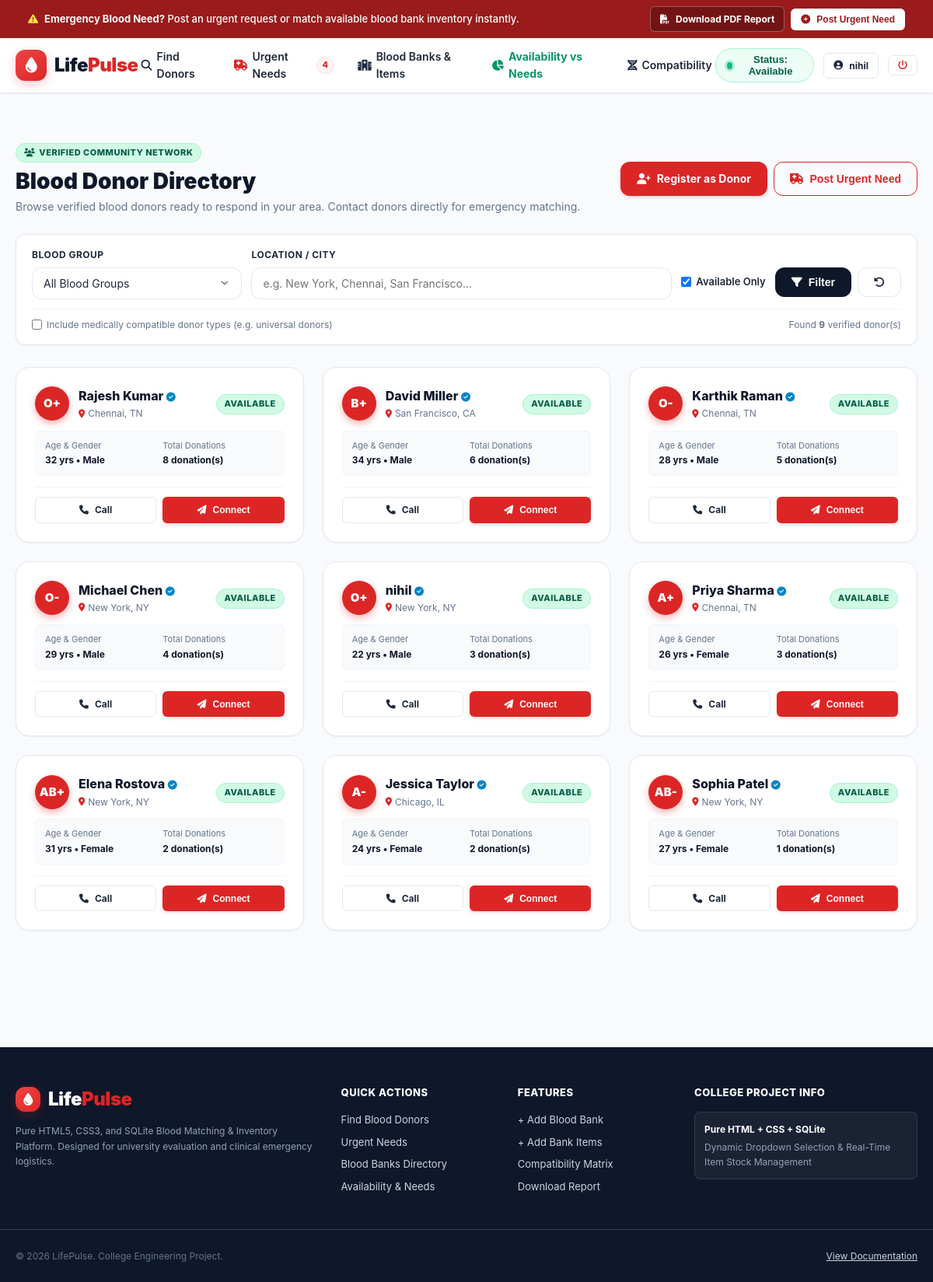
Page /donors (signed in) on the committed database.
### tables this page shows
CREATE TABLE users (
        id INTEGER PRIMARY KEY AUTOINCREMENT,
        name TEXT NOT NULL,
        email TEXT UNIQUE NOT NULL,
        password_hash TEXT NOT NULL,
        role TEXT DEFAULT 'donor',
        blood_group TEXT,
        phone TEXT,
        city TEXT,
        state TEXT,
        weight_kg REAL DEFAULT 65.0,
        last_donation_date TEXT,
        is_available INTEGER DEFAULT 1,
        created_at TIMESTAMP DEFAULT CURRENT_TIMESTAMP
    );

CREATE TABLE donors (
        id INTEGER PRIMARY KEY AUTOINCREMENT,
        user_id INTEGER,
        name TEXT NOT NULL,
        blood_group TEXT NOT NULL,
        age INTEGER,
        gender TEXT,
        phone TEXT NOT NULL,
        email TEXT,
        city TEXT NOT NULL,
        state TEXT,
        zip_code TEXT,
        last_donation_date TEXT,
        is_available INTEGER DEFAULT 1,
        is_verified INTEGER DEFAULT 1,
        donations_count INTEGER DEFAULT 1,
        created_at TIMESTAMP DEFAULT CURRENT_TIMESTAMP,
        FOREIGN KEY (user_id) REFERENCES users(id)
    );

### app.py (the view, shortened to what this page needs)
@app.route('/donors')
def donors_page():
    blood_group = request.args.get('blood_group', '').strip()
    location = request.args.get('location', '').strip()
    available_only = request.args.get('available_only', '1') == '1'
    compatible_mode = request.args.get('compatible', 'false') == 'true'
    conn = get_db_connection()
    query = "SELECT * FROM donors WHERE 1=1"
    params = []
    if available_only:
        query += " AND is_available = 1"
    if location:
        query += " AND (city LIKE ? OR state LIKE ? OR zip_code LIKE ?)"
        loc_pattern = f"%{location}%"
        params.extend([loc_pattern, loc_pattern, loc_pattern])
    query += " ORDER BY is_available DESC, donations_count DESC"
    donors = conn.execute(query, params).fetchall()
    conn.close()
    return render_template(
        'donors.html',
        donors=donors,
        selected_group=blood_group,
        search_location=location,
        available_only=available_only,
        compatible_mode=compatible_mode
    )

### templates/donors.html (shortened to what this page needs)
{% extends "base.html" %}
{% block content %}
<div class="container" style="padding-top: 30px; padding-bottom: 50px;">
    <div class="page-header">
        <div>
            <div class="badge badge-success" style="margin-bottom: 8px;">
                <i class="fa-solid fa-users"></i> Verified Community Network
            </div>
            <h1 class="page-title">Blood Donor Directory</h1>
            <p class="page-subtitle">
                Browse verified blood donors ready to respond in your area. Contact donors directly for emergency matching.
            </p>
        </div>
        <div class="flex gap-2">
            <a href="{{ url_for('register_donor') }}" class="btn btn-primary">
                <i class="fa-solid fa-user-plus"></i> Register as Donor
            </a>
            <button onclick="openModal('urgentNeedModal')" class="btn btn-outline-primary">
                <i class="fa-solid fa-truck-medical"></i> Post Urgent Need
            </button>
        </div>
    </div>
    <div class="filter-bar">
        <form action="{{ url_for('donors_page') }}" method="GET">
            <div class="flex items-center gap-3" style="flex-wrap: wrap; margin-bottom: 12px;">
                <div style="flex: 1; min-width: 160px;">
                    <label class="form-label">Blood Group</label>
                    <select name="blood_group" class="form-select">
                        <option value="">All Blood Groups</option>
                    </select>
                </div>
                <div style="flex: 2; min-width: 220px;">
                    <label class="form-label">Location / City</label>
                    <input type="text" name="location" value="{{ search_location or '' }}"
                           placeholder="e.g. New York, Chennai, San Francisco..."
                           class="form-control">
                </div>
                <div style="display: flex; align-items: center; gap: 8px; margin-top: 22px;">
                    <label style="display: flex; align-items: center; gap: 6px; font-size: 13px; font-weight: 600; cursor: pointer;">
                        <input type="checkbox" name="available_only" value="1" {% if available_only %}checked{% endif %}>
                        <span>Available Only</span>
                    </label>
                </div>
                <div style="display: flex; gap: 8px; margin-top: 22px;">
                    <button type="submit" class="btn btn-secondary">
                        <i class="fa-solid fa-filter"></i> Filter
                    </button>
                    <a href="{{ url_for('donors_page') }}" class="btn btn-outline" title="Reset Filters">
                        <i class="fa-solid fa-rotate-left"></i>
                    </a>
                </div>
            </div>
            <div style="display: flex; justify-content: space-between; align-items: center; font-size: 12px; color: var(--text-muted); border-top: 1px solid var(--border-subtle); padding-top: 10px;">
                <label style="display: flex; align-items: center; gap: 6px; cursor: pointer;">
                    <input type="checkbox" name="compatible" value="true" {% if compatible_mode %}checked{% endif %}>
                    <span>Include medically compatible donor types (e.g. universal donors)</span>
                </label>
                <span>Found <strong>{{ donors|length }}</strong> verified donor(s)</span>
            </div>
        </form>
    </div>
    <div class="grid-3" style="margin-bottom: 40px;">
        {% for donor in donors %}
        <div class="card" style="display: flex; flex-direction: column; justify-content: space-between;">
            <div>
                <div class="flex items-center justify-between mb-3">
                    <div class="flex items-center gap-3">
                        <div class="blood-avatar" style="width: 44px; height: 44px; font-size: 15px;">
                            {{ donor.blood_group }}
                        </div>
                        <div>
                            <h3 style="font-size: 16px; font-weight: 800; color: var(--secondary);">
                                {{ donor.name }}
                                {% if donor.is_verified %}
                                <i class="fa-solid fa-circle-check" style="color: #0284c7; font-size: 12px;" title="Verified Donor"></i>
                                {% endif %}
                            </h3>
                            <div style="font-size: 12px; color: var(--text-muted); display: flex; align-items: center; gap: 4px;">
                                <i class="fa-solid fa-location-dot" style="font-size: 11px; color: var(--primary);"></i>
                                <span>{{ donor.city }}, {{ donor.state or 'Online' }}</span>
                            </div>
                        </div>
                    </div>
                    <div>
                        {% if donor.is_available %}
                        <span class="badge badge-success">Available</span>
                        {% else %}
                        <span class="badge" style="background: #f1f5f9; color: #64748b;">Offline</span>
                        {% endif %}
                    </div>
                </div>
                <div style="background: #f8fafc; border: 1px solid var(--border-subtle); border-radius: var(--radius-sm); padding: 10px 12px; margin-bottom: 14px; font-size: 12px; display: grid; grid-template-columns: 1fr 1fr; gap: 8px;">
                    <div>
                        <span style="color: var(--text-muted); display: block; font-size: 11px;">Age & Gender</span>
                        <strong style="color: var(--secondary);">{{ donor.age or '25' }} yrs &bull; {{ donor.gender or 'N/A' }}</strong>
                    </div>
                    <div>
                        <span style="color: var(--text-muted); display: block; font-size: 11px;">Total Donations</span>
                        <strong style="color: var(--secondary);">{{ donor.donations_count }} donation(s)</strong>
                    </div>
                </div>
            </div>
            <div style="display: grid; grid-template-columns: 1fr 1fr; gap: 8px; padding-top: 12px; border-top: 1px solid var(--border-subtle);">
                <a href="tel:{{ donor.phone }}" class="btn btn-sm btn-outline">
                    <i class="fa-solid fa-phone"></i> Call
                </a>
                <button onclick="openDonorContactModal('{{ donor.name }}', '{{ donor.blood_group }}', '{{ donor.city }}', '{{ donor.phone }}')" class="btn btn-sm btn-primary">
                    <i class="fa-solid fa-paper-plane"></i> Connect
                </button>
            </div>
        </div>
        {% endfor %}
    </div>
</div>
{% endblock %}

### templates/base.html (shortened to what this page needs)
<!DOCTYPE html>
<html lang="en">
<head>
    <link rel="stylesheet" href="{{ url_for('static', filename='css/style.css') }}">
    <link rel="stylesheet" href="https://cdnjs.cloudflare.com/ajax/libs/font-awesome/6.5.1/css/all.min.css">
</head>
<body>
    <div class="announcement-bar">
        <div class="container announcement-container">
            <div class="announcement-text">
                <i class="fa-solid fa-triangle-exclamation" style="color: #fde047;"></i>
                <span><strong>Emergency Blood Need?</strong> Post an urgent request or match available blood bank inventory instantly.</span>
            </div>
            <div class="announcement-actions">
                <a href="{{ url_for('download_pdf_report') }}" class="btn btn-sm btn-outline" style="background: rgba(0,0,0,0.25); color: #fff; border-color: rgba(255,255,255,0.3);">
                    <i class="fa-solid fa-file-pdf"></i> Download PDF Report
                </a>
                <button onclick="openModal('urgentNeedModal')" class="btn btn-sm btn-primary" style="background: #ffffff; color: var(--primary-dark);">
                    <i class="fa-solid fa-circle-plus"></i> Post Urgent Need
                </button>
            </div>
        </div>
    </div>
    <header class="navbar">
        <div class="container navbar-inner">
            <a href="{{ url_for('index') }}" class="brand-logo">
                <div class="brand-icon">
                    <i class="fa-solid fa-droplet"></i>
                </div>
                <span>Life<span class="brand-accent">Pulse</span></span>
            </a>
            <nav>
                <ul class="nav-links">
                    <li><a href="{{ url_for('donors_page') }}" class="nav-link"><i class="fa-solid fa-magnifying-glass"></i> Find Donors</a></li>
                    <li>
                        <a href="{{ url_for('urgent_needs_page') }}" class="nav-link">
                            <i class="fa-solid fa-truck-medical" style="color: var(--primary);"></i> Urgent Needs
                            {% if active_urgent_count %}
                            <span class="nav-counter-badge">{{ active_urgent_count }}</span>
                            {% endif %}
                        </a>
                    </li>
                    <li><a href="{{ url_for('blood_banks_page') }}" class="nav-link"><i class="fa-solid fa-hospital"></i> Blood Banks & Items</a></li>
                    <li><a href="{{ url_for('availability_and_needs') }}" class="nav-link" style="color: #059669; font-weight: 700;"><i class="fa-solid fa-chart-pie"></i> Availability vs Needs</a></li>
                    <li><a href="{{ url_for('compatibility_page') }}" class="nav-link"><i class="fa-solid fa-dna"></i> Compatibility</a></li>
                </ul>
            </nav>
            <div class="navbar-right">
                <button id="statusToggleBtn" onclick="toggleDonorStatus()" class="status-pill {% if status_text == 'Available' %}available{% else %}unavailable{% endif %}" title="Click to toggle your donor availability">
                    <span id="statusIndicatorDot" class="status-dot"></span>
                    <span>Status: <strong id="statusText">{{ status_text }}</strong></span>
                </button>
                {% if is_authenticated %}
                <a href="{{ url_for('dashboard') }}" class="btn btn-sm btn-outline">
                    <i class="fa-solid fa-circle-user"></i> {{ current_user.name }}
                </a>
                <a href="{{ url_for('logout') }}" class="btn btn-sm btn-outline" style="color: var(--primary);" title="Logout">
                    <i class="fa-solid fa-power-off"></i>
                </a>
                {% else %}
                <a href="{{ url_for('login') }}" class="btn btn-sm btn-outline">Login</a>
                <a href="{{ url_for('signup') }}" class="btn btn-sm btn-primary">Sign Up</a>
                {% endif %}
            </div>
        </div>
    </header>
    <main>
        {% block content %}{% endblock %}
    </main>
    <footer class="site-footer">
        <div class="container footer-grid">
            <div>
                <div class="brand-logo" style="color: #ffffff; margin-bottom: 12px;">
                    <div class="brand-icon" style="width: 32px; height: 32px; font-size: 16px;">
                        <i class="fa-solid fa-droplet"></i>
                    </div>
                    <span>Life<span class="brand-accent">Pulse</span></span>
                </div>
                <p style="color: #94a3b8; font-size: 12px; line-height: 1.6;">
                    Pure HTML5, CSS3, and SQLite Blood Matching & Inventory Platform. Designed for university evaluation and clinical emergency logistics.
                </p>
            </div>
            <div>
                <h4 class="footer-heading">Quick Actions</h4>
                <ul class="footer-links">
                    <li><a href="{{ url_for('donors_page') }}">Find Blood Donors</a></li>
                    <li><a href="{{ url_for('urgent_needs_page') }}">Urgent Needs</a></li>
                    <li><a href="{{ url_for('blood_banks_page') }}">Blood Banks Directory</a></li>
                    <li><a href="{{ url_for('availability_and_needs') }}">Availability & Needs</a></li>
                </ul>
            </div>
            <div>
                <h4 class="footer-heading">Features</h4>
                <ul class="footer-links">
                    <li><a href="javascript:void(0)" onclick="openModal('addBloodBankModal')">+ Add Blood Bank</a></li>
                    <li><a href="javascript:void(0)" onclick="openModal('addInventoryModal')">+ Add Bank Items</a></li>
                    <li><a href="{{ url_for('compatibility_page') }}">Compatibility Matrix</a></li>
                    <li><a href="{{ url_for('project_report') }}" target="_blank">Download Report</a></li>
                </ul>
            </div>
            <div>
                <h4 class="footer-heading">College Project Info</h4>
                <div style="background: rgba(255,255,255,0.05); padding: 12px; border-radius: 8px; font-size: 12px; border: 1px solid rgba(255,255,255,0.1);">
                    <p style="color: #fff; font-weight: 700;">Pure HTML + CSS + SQLite</p>
                    <p style="color: #94a3b8; margin-top: 4px;">Dynamic Dropdown Selection & Real-Time Item Stock Management</p>
                </div>
            </div>
        </div>
        <div class="container footer-bottom">
            <div>&copy; 2026 LifePulse. College Engineering Project.</div>
            <div>
                <a href="{{ url_for('project_report') }}" target="_blank" style="color: #cbd5e1; text-decoration: underline;">View Documentation</a>
            </div>
        </div>
    </footer>
</body>
</html>

### rows in the picture
users: name "nihil"
donors: blood_group "O+", name "Rajesh Kumar", is_verified 1 (drawn), city "Chennai", state "TN", is_available "AVAILABLE", age "32", gender "Male", donations_count "8"
donors: blood_group "B+", name "David Miller", is_verified 1 (drawn), city "San Francisco", state "CA", is_available "AVAILABLE", age "34", gender "Male", donations_count "6"
donors: blood_group "O-", name "Karthik Raman", is_verified 1 (drawn), city "Chennai", state "TN", is_available "AVAILABLE", age "28", gender "Male", donations_count "5"
donors: blood_group "O-", name "Michael Chen", is_verified 1 (drawn), city "New York", state "NY", is_available "AVAILABLE", age "29", gender "Male", donations_count "4"
donors: blood_group "O+", name "nihil", is_verified 1 (drawn), city "New York", state "NY", is_available "AVAILABLE", age "22", gender "Male", donations_count "3"
donors: blood_group "A+", name "Priya Sharma", is_verified 1 (drawn), city "Chennai", state "TN", is_available "AVAILABLE", age "26", gender "Female", donations_count "3"
donors: blood_group "AB+", name "Elena Rostova", is_verified 1 (drawn), city "New York", state "NY", is_available "AVAILABLE", age "31", gender "Female", donations_count "2"
donors: blood_group "A-", name "Jessica Taylor", is_verified 1 (drawn), city "Chicago", state "IL", is_available "AVAILABLE", age "24", gender "Female", donations_count "2"
donors: blood_group "AB-", name "Sophia Patel", is_verified 1 (drawn), city "New York", state "NY", is_available "AVAILABLE", age "27", gender "Female", donations_count "1"

### other values in the picture
{{ active_urgent_count }} "4"
{{ status_text }} "Available"
{{ donors|length }} "9"
